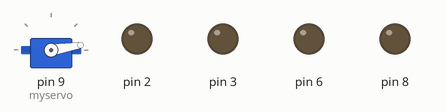
Recording of a sketch running on a simulated Arduino Uno, built with avr-gcc and run on an emulated ATmega328P. Parts: servo, output pins drawn as LEDs (lit = HIGH).

Above: at 0.15 s.
At 1.4 s:
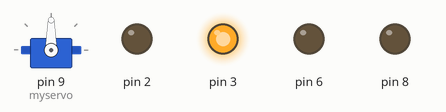
At 9.4 s:
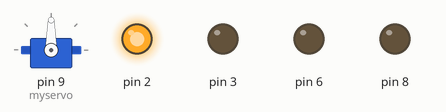
At 12.42 s:
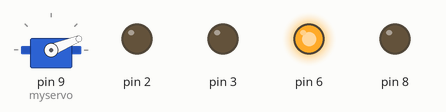
At 20.8 s:
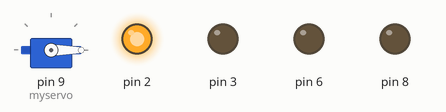
At 35.5 s:
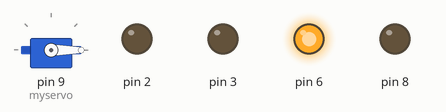
Timing chart, 0 to 37.0 s (numbered marks = the images above):
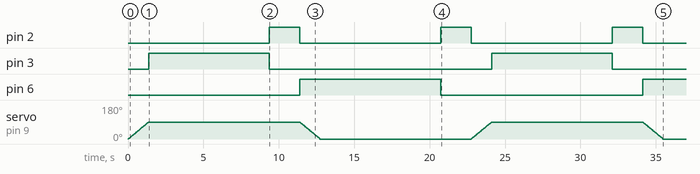

Measured:
- by itself, pin 2: alternates HIGH for 2.0 s and LOW for 9.4 s
- by itself, pin 3: alternates HIGH for 8.0 s and LOW for 14.7 s
- by itself, pin 6: LOW → HIGH at 11.4 s, → LOW 9.4 s later, → HIGH 13.4 s later

The sketch:

4_led_using_servomotor.ino
```cpp
#include <Servo.h>
Servo myservo;
int pos = 0;
void setup()
{     myservo.attach(9);
      pinMode(3, OUTPUT);
      pinMode(2, OUTPUT);
      pinMode(8, OUTPUT);
      pinMode(6, OUTPUT);

}

void loop()
{
for (pos = 0; pos <= 90; pos += 1)
{

    myservo.write(pos);
    delay(15);
  }
    digitalWrite(3, HIGH);
  delay(8000);
  digitalWrite(3, LOW);
  digitalWrite(2, HIGH);

  delay(2000);
  digitalWrite(2, LOW);

  digitalWrite(6, HIGH);
 for (pos = 90; pos >= 0; pos -= 1) {
    myservo.write(pos);
    delay(15);
  }
  delay(8000);
  digitalWrite(6, LOW);
  digitalWrite(2, HIGH);

  delay(2000);
  digitalWrite(2, LOW);

}
```
